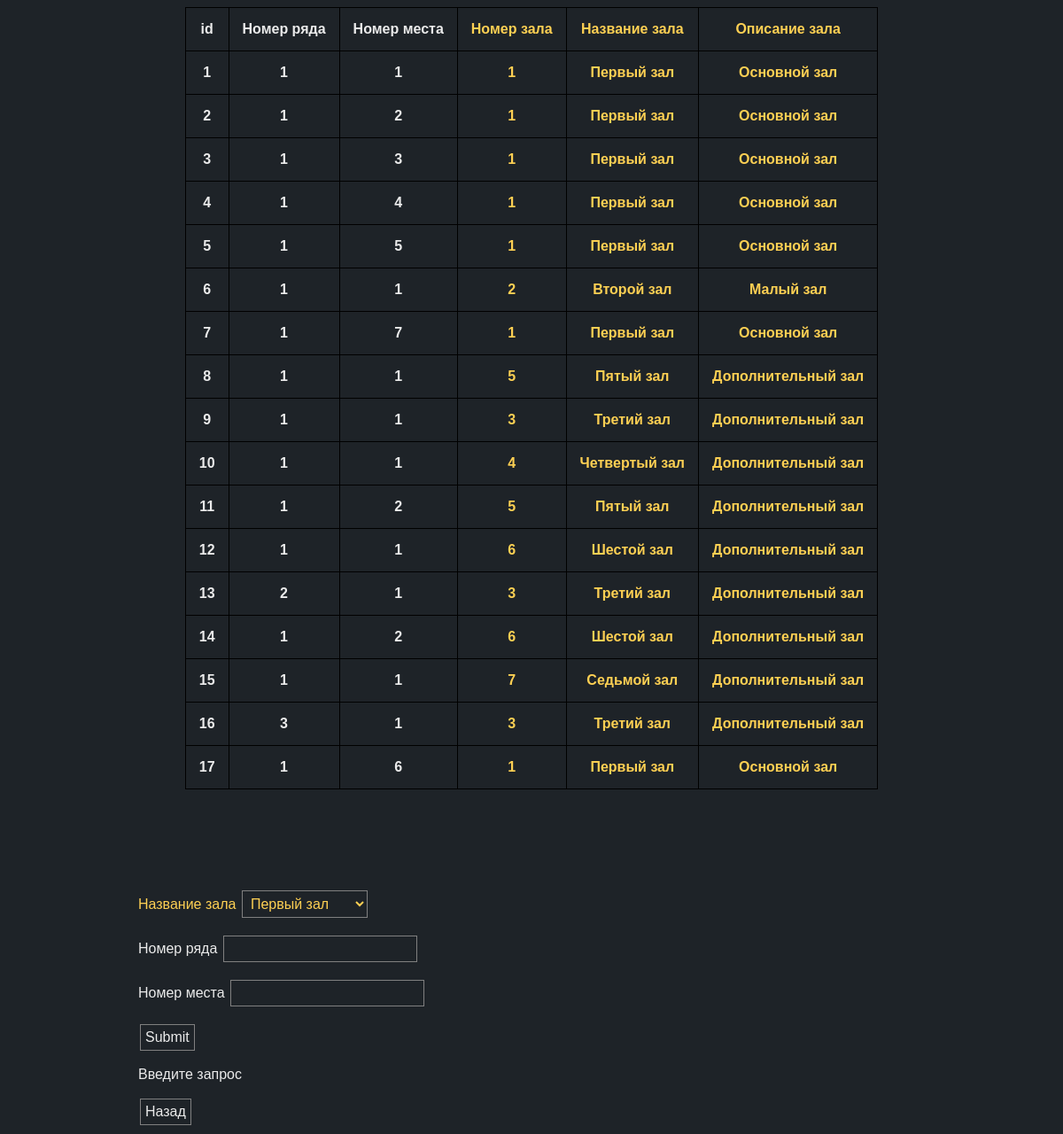
Page /php/submit_seats.php on the committed database.
### tables this page shows
create table seats
(
    id              int not null auto_increment,
    primary key (id),
    cinema_halls_id int not null references cinema_halls (id),
    foreign key (cinema_halls_id) references cinema_halls (id),
    row_index       int not null,
    seat_index      int not null
);

create table cinema_halls
(
    id           int                 not null auto_increment,
    primary key (id),
    name_of_hall varchar(256) unique not null,
    description  varchar(256)
);

### php/render_seats.php (the view, shortened to what this page needs)
<?php
function render_seats(): string
{
    $html = '<table>
        <tr>
            <th>id</th>
            <th>Номер ряда</th>
            <th>Номер места</th>
            <th class="foreign_items">Номер зала</th>
            <th class="foreign_items">Название зала</th>
            <th class="foreign_items">Описание зала</th>
        </tr>';
    $db = Utils::getPDO();
    foreach ($db->query('select seats.id seats_pk, cinema_halls_id, row_index, seat_index, name_of_hall, description from kinos.seats join cinema_halls ch on ch.id = seats.cinema_halls_id order by seats_pk') as $row) {
        $html .= "<tr>
                      <th>{$row['seats_pk']}</th>
                      <th>{$row['row_index']}</th>
                      <th>{$row['seat_index']}</th>
                      <th class='foreign_items'>{$row['cinema_halls_id']}</th>
                      <th class='foreign_items'>{$row['name_of_hall']}</th>
                      <th class='foreign_items'>{$row['description']}</th>
                  </tr>";
    }
    $html .= "</table>";
    return $html;
}

### php/style.css (style rules this page uses)
table, th, td { border: 1px solid black; border-collapse: collapse; margin: 0 auto; }
th { padding: 15px; }
table { margin-bottom: 7rem; }
html, body { background-color: #1e2328; color: #ebebeb; font-family: 'Work Sans', sans-serif; }
.foreign_items { color: #fed053; }

### rows in the picture
seats: id "1", row_index "1", seat_index "1", cinema_halls "1", cinema_halls.name_of_hall "Первый зал", cinema_halls.description "Основной зал"
seats: id "2", row_index "1", seat_index "2", cinema_halls "1", cinema_halls.name_of_hall "Первый зал", cinema_halls.description "Основной зал"
seats: id "3", row_index "1", seat_index "3", cinema_halls "1", cinema_halls.name_of_hall "Первый зал", cinema_halls.description "Основной зал"
seats: id "4", row_index "1", seat_index "4", cinema_halls "1", cinema_halls.name_of_hall "Первый зал", cinema_halls.description "Основной зал"
seats: id "5", row_index "1", seat_index "5", cinema_halls "1", cinema_halls.name_of_hall "Первый зал", cinema_halls.description "Основной зал"
seats: id "6", row_index "1", seat_index "1", cinema_halls "2", cinema_halls.name_of_hall "Второй зал", cinema_halls.description "Малый зал"
seats: id "7", row_index "1", seat_index "7", cinema_halls "1", cinema_halls.name_of_hall "Первый зал", cinema_halls.description "Основной зал"
seats: id "8", row_index "1", seat_index "1", cinema_halls "5", cinema_halls.name_of_hall "Пятый зал", cinema_halls.description "Дополнительный зал"
seats: id "9", row_index "1", seat_index "1", cinema_halls "3", cinema_halls.name_of_hall "Третий зал", cinema_halls.description "Дополнительный зал"
seats: id "10", row_index "1", seat_index "1", cinema_halls "4", cinema_halls.name_of_hall "Четвертый зал", cinema_halls.description "Дополнительный зал"
seats: id "11", row_index "1", seat_index "2", cinema_halls "5", cinema_halls.name_of_hall "Пятый зал", cinema_halls.description "Дополнительный зал"
seats: id "12", row_index "1", seat_index "1", cinema_halls "6", cinema_halls.name_of_hall "Шестой зал", cinema_halls.description "Дополнительный зал"
seats: id "13", row_index "2", seat_index "1", cinema_halls "3", cinema_halls.name_of_hall "Третий зал", cinema_halls.description "Дополнительный зал"
seats: id "14", row_index "1", seat_index "2", cinema_halls "6", cinema_halls.name_of_hall "Шестой зал", cinema_halls.description "Дополнительный зал"
seats: id "15", row_index "1", seat_index "1", cinema_halls "7", cinema_halls.name_of_hall "Седьмой зал", cinema_halls.description "Дополнительный зал"
seats: id "16", row_index "3", seat_index "1", cinema_halls "3", cinema_halls.name_of_hall "Третий зал", cinema_halls.description "Дополнительный зал"
seats: id "17", row_index "1", seat_index "6", cinema_halls "1", cinema_halls.name_of_hall "Первый зал", cinema_halls.description "Основной зал"

### other values in the picture
$result_message "Введите запрос"
form field cinema_halls_id "Первый зал"
